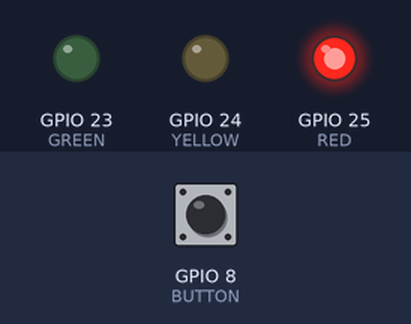
Bench run of a program on a simulated Raspberry Pi (BCM pin numbers). Parts: output pins drawn as LEDs (lit = HIGH). Inputs (shaded band) come from the test bench; at power-on: GPIO 8 (BUTTON) HIGH. What the program prints to the terminal is not drawn.

Above: at 1.2 s.
1.3 s: GPIO 8 (BUTTON) pulled LOW for 0.15 s
At 6.7 s:
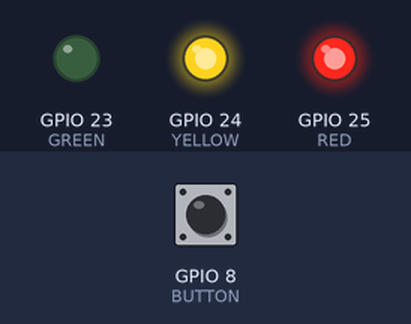
At 10.2 s:
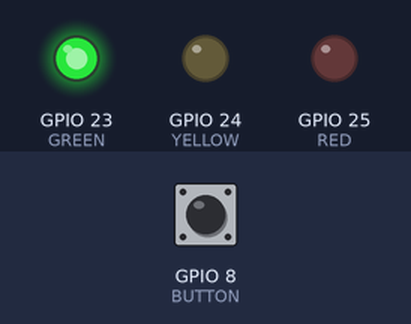
Timing chart, 0 to 25.8 s (numbered marks = the images above; inputs shaded):
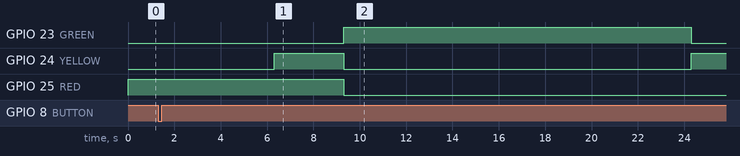

The program:

led.py
```python
import RPi.GPIO as GPIO
import time

GREEN=23
YELLOW=24
RED=25
BUTTON = 8
GREEN_TIME=15
BUTTON_IDLE_TIME=5

def ledOn(color,duration):
   GPIO.setup(color,GPIO.OUT)
   GPIO.output(color,GPIO.HIGH)
   time.sleep(duration)
   GPIO.output(color,GPIO.LOW)

def btnInit():
   GPIO.setup(BUTTON, GPIO.IN, pull_up_down=GPIO.PUD_UP)
   print("btn setup")

def ledInit():
   print("ledInit")
   GPIO.setmode(GPIO.BCM)
   GPIO.setwarnings(False)
   GPIO.setup(GREEN,GPIO.OUT)
   GPIO.setup(YELLOW,GPIO.OUT)
   GPIO.setup(RED,GPIO.OUT)
   GPIO.output(GREEN,GPIO.LOW)
   GPIO.output(YELLOW,GPIO.LOW)
   GPIO.output(RED,GPIO.HIGH)

def greenToRed():
   print("greenToRed")
   GPIO.output(GREEN,GPIO.LOW)
   GPIO.output(YELLOW,GPIO.HIGH)
   time.sleep(3)
   GPIO.output(YELLOW,GPIO.LOW)
   GPIO.output(RED,GPIO.HIGH)

def redToGreen():
   time.sleep(BUTTON_IDLE_TIME)
   GPIO.output(YELLOW,GPIO.HIGH)
   time.sleep(3)
   GPIO.output(RED,GPIO.LOW)
   GPIO.output(YELLOW,GPIO.LOW)
   GPIO.output(GREEN,GPIO.HIGH)


ledInit()
btnInit()
#time.sleep(5)
#greenToRed()
while True:
   btnState = GPIO.input(BUTTON)
   if btnState == False:
      redToGreen()
      time.sleep(GREEN_TIME)
      greenToRed()
   #print(btnState)
   #time.sleep(1)

#time.sleep(10)
#GPIO.output(red,GPIO.LOW)
```

Measured:
- after the input at 1.3 s, GPIO 23 (GREEN): LOW → HIGH after 8.0 s, → LOW 15.0 s later; GPIO 24 (YELLOW): LOW → HIGH after 5.0 s, → LOW 3.0 s later, → HIGH 15.0 s later; GPIO 25 (RED): HIGH → LOW after 8.0 s
